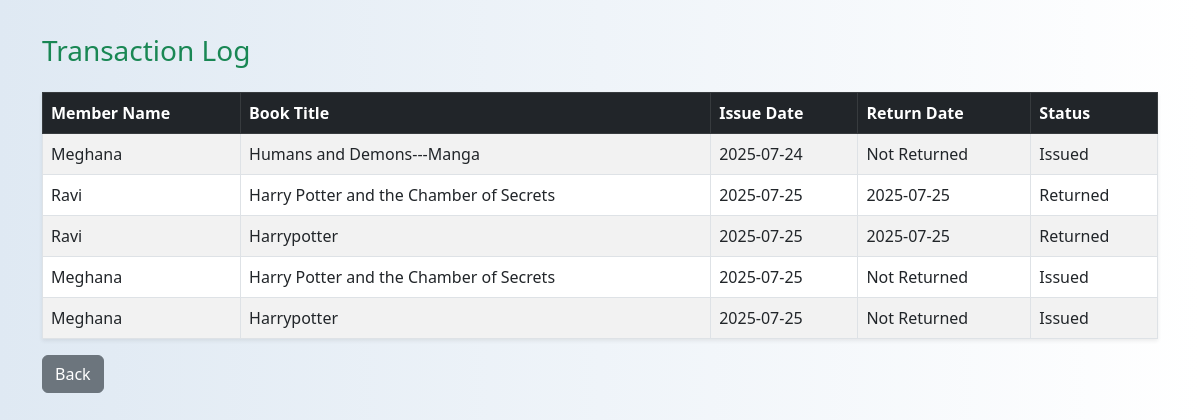
Page /admin/transactions (signed in) on the committed database.
### tables this page shows
CREATE TABLE issues (
            id INTEGER PRIMARY KEY AUTOINCREMENT,
            member_id INTEGER,
            book_id INTEGER,
            issue_date TEXT,
            return_date TEXT,
            status TEXT DEFAULT 'Issued',
            FOREIGN KEY(member_id) REFERENCES members(id),
            FOREIGN KEY(book_id) REFERENCES books(id)
        );

CREATE TABLE members (
            id INTEGER PRIMARY KEY AUTOINCREMENT,
            name TEXT NOT NULL,
            email TEXT NOT NULL UNIQUE,
            phone TEXT NOT NULL,
            password TEXT NOT NULL
        );

CREATE TABLE books (
                        id INTEGER PRIMARY KEY AUTOINCREMENT,
                        title TEXT NOT NULL,
                        author TEXT NOT NULL,
                        isbn TEXT,
                        quantity INTEGER NOT NULL);

### app.py (the view)
@app.route('/admin/transactions')
def view_transactions():
    if not session.get('admin_logged_in'):
        return redirect(url_for('admin_login'))
    with sqlite3.connect("library.db") as conn:
        cursor = conn.cursor()
        cursor.execute('''
            SELECT members.name, books.title, issues.issue_date, issues.return_date, issues.status
            FROM issues
            JOIN members ON issues.member_id = members.id
            JOIN books ON issues.book_id = books.id
        ''')
        transactions = cursor.fetchall()
    return render_template("admin_transactions.html", transactions=transactions)

### app.py (called while the page is built)
@app.context_processor
def inject_globals():
    return {
        'now': datetime.now(),
        'timedelta': timedelta
    }

### templates/admin_transactions.html (shortened to what this page needs)
{% extends "base.html" %}
{% block content %}
<h3 class="mb-4 text-success"> Transaction Log</h3>
<table class="table table-bordered table-striped bg-white shadow-sm">
  <thead class="table-dark">
    <tr>
      <th>Member Name</th>
      <th>Book Title</th>
      <th>Issue Date</th>
      <th>Return Date</th>
      <th>Status</th>
    </tr>
  </thead>
  <tbody>
    {% for row in transactions %}
    <tr>
      <td>{{ row[0] }}</td>
      <td>{{ row[1] }}</td>
      <td>{{ row[2] }}</td>
      <td>{{ row[3] or 'Not Returned' }}</td>
      <td>{{ row[4] }}</td>
    </tr>
    {% endfor %}
  </tbody>
</table>
<div class="mb-3">
    <a class="btn btn-secondary" href="javascript:history.back()"> Back</a>
  </div>
{% endblock %}

### templates/base.html (style rules this page uses)
body { background: linear-gradient(to right, #dfe9f3, #ffffff); min-height: 100vh; display: flex; flex-direction: column; }

### rows in the picture
issues: name "Meghana", title "Humans and Demons---Manga", issue_date "2025-07-24", row "Not Returned", status "Issued"
issues: name "Ravi", title "Harry Potter and the Chamber of Secrets", issue_date "2025-07-25", return_date "2025-07-25", status "Returned"
issues: name "Ravi", title "Harrypotter", issue_date "2025-07-25", return_date "2025-07-25", status "Returned"
issues: name "Meghana", title "Harry Potter and the Chamber of Secrets", issue_date "2025-07-25", row "Not Returned", status "Issued"
issues: name "Meghana", title "Harrypotter", issue_date "2025-07-25", row "Not Returned", status "Issued"
